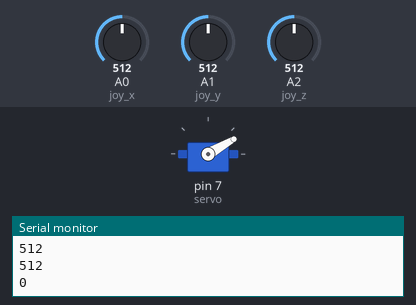
A sketch run on a simulated Arduino Uno, built with avr-gcc and run on an emulated ATmega328P. On the bench: servo, the last lines printed to the serial monitor. The inputs (shaded band) are chosen by the test bench; at power-on: A0 (joy_x) = 512, A1 (joy_y) = 512, A2 (joy_z) = 512.

Above: at 0.1 s.
At 1.8 s:
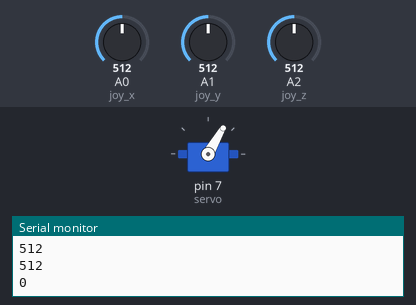
1.9 s: A0 (joy_x) set to 670
At 5.8 s:
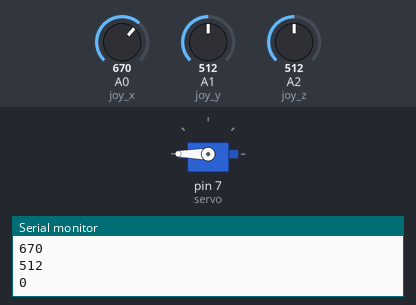
6.0 s: A0 (joy_x) set to 694
Timing chart, 0 to 9.0 s (numbered marks = the images above; inputs shaded):
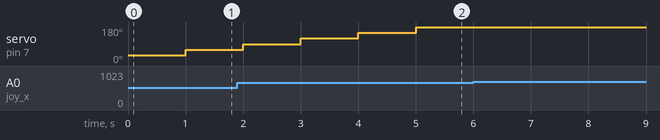

The sketch:

JoystickCarHandle.ino
```cpp
/*
 * 2021. 06. 10
 * 조이스틱을 사용해 같은 방향 속도로 모터를 돌리기
 */

#include <Servo.h>
Servo servo;
int value = 0;

int joy_x = A0;
int joy_y = A1;
int joy_z = A2;

void setup() {
  // put your setup code here, to run once:
  pinMode(joy_x, INPUT);
  pinMode(joy_y, INPUT);
  pinMode(joy_z, INPUT);
  Serial.begin(9600);
  servo.attach(7);
}

void loop() {
  // put your main code here, to run repeatedly:
  int x = analogRead(joy_x);
  int y = analogRead(joy_y);
  int z = analogRead(joy_z);

  if(z = 0) servo.write(90);
  if((x > 0 && x < 685) && (y > 0 && y < 685)){
    value+=30;
    servo.write(value);
  }
  // x,y를 사용해서 서보모터 컨트롤
  Serial.println(x);Serial.println(y);Serial.println(z);

  delay(1000);
}
```
